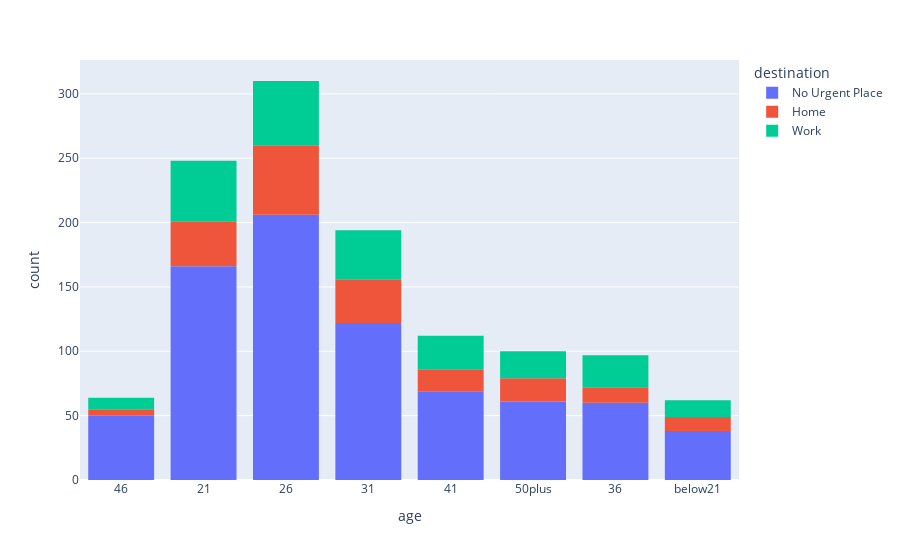

The code cell stored with this chart in its notebook:
### Markdown cell above
4. Lets try to drill down some more
* How does age and destination affect acceptance of the coupon.
* Lets start with a filtered dataset where we have <3 visits to coffee house (but have visited atleast once)
* Lets see the histogram based on age and color it based on destination

### Code cell
lt3Data = coffeeHouseData[coffeeHouseData['Y']==1].query( 'CoffeeHouse in @ltThreePerMonthCoffeeHouseVisit')
px.histogram(lt3Data, 'age', color='destination' )

### Figure 1 — Plotly figure (JSON) as saved in the notebook; plotly's stock layout.template omitted (floating-point values rounded to 4 significant figures; data arrays with more than 128 entries replaced by an {"elided": "..."} marker saying what was removed)
{"data": [{"alignmentgroup": "True", "bingroup": "x", "hovertemplate": "destination=No Urgent Place<br>age=%{x}<br>count=%{y}<extra></extra>", "legendgroup": "No Urgent Place", "marker": {"color": "#636efa", "pattern": {"shape": ""}}, "name": "No Urgent Place", "offsetgroup": "No Urgent Place", "orientation": "v", "showlegend": true, "type": "histogram", "x": {"elided": "772 str values"}, "xaxis": "x", "yaxis": "y"}, {"alignmentgroup": "True", "bingroup": "x", "hovertemplate": "destination=Home<br>age=%{x}<br>count=%{y}<extra></extra>", "legendgroup": "Home", "marker": {"color": "#EF553B", "pattern": {"shape": ""}}, "name": "Home", "offsetgroup": "Home", "orientation": "v", "showlegend": true, "type": "histogram", "x": {"elided": "186 str values"}, "xaxis": "x", "yaxis": "y"}, {"alignmentgroup": "True", "bingroup": "x", "hovertemplate": "destination=Work<br>age=%{x}<br>count=%{y}<extra></extra>", "legendgroup": "Work", "marker": {"color": "#00cc96", "pattern": {"shape": ""}}, "name": "Work", "offsetgroup": "Work", "orientation": "v", "showlegend": true, "type": "histogram", "x": {"elided": "229 str values"}, "xaxis": "x", "yaxis": "y"}], "layout": {"barmode": "relative", "legend": {"title": {"text": "destination"}, "tracegroupgap": 0}, "margin": {"t": 60}, "xaxis": {"anchor": "y", "domain": [0, 1], "title": {"text": "age"}}, "yaxis": {"anchor": "x", "domain": [0, 1], "title": {"text": "count"}}}}
